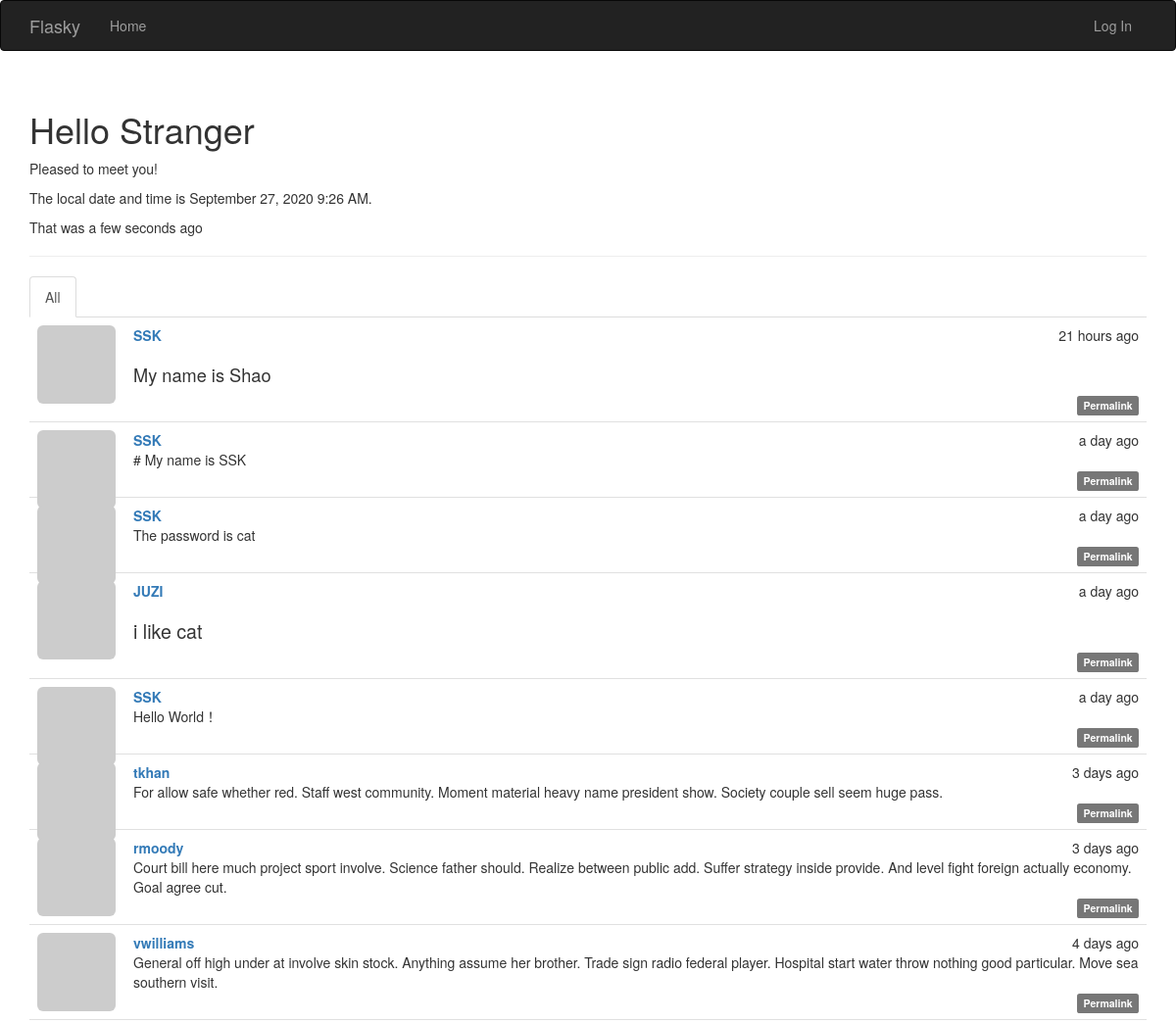
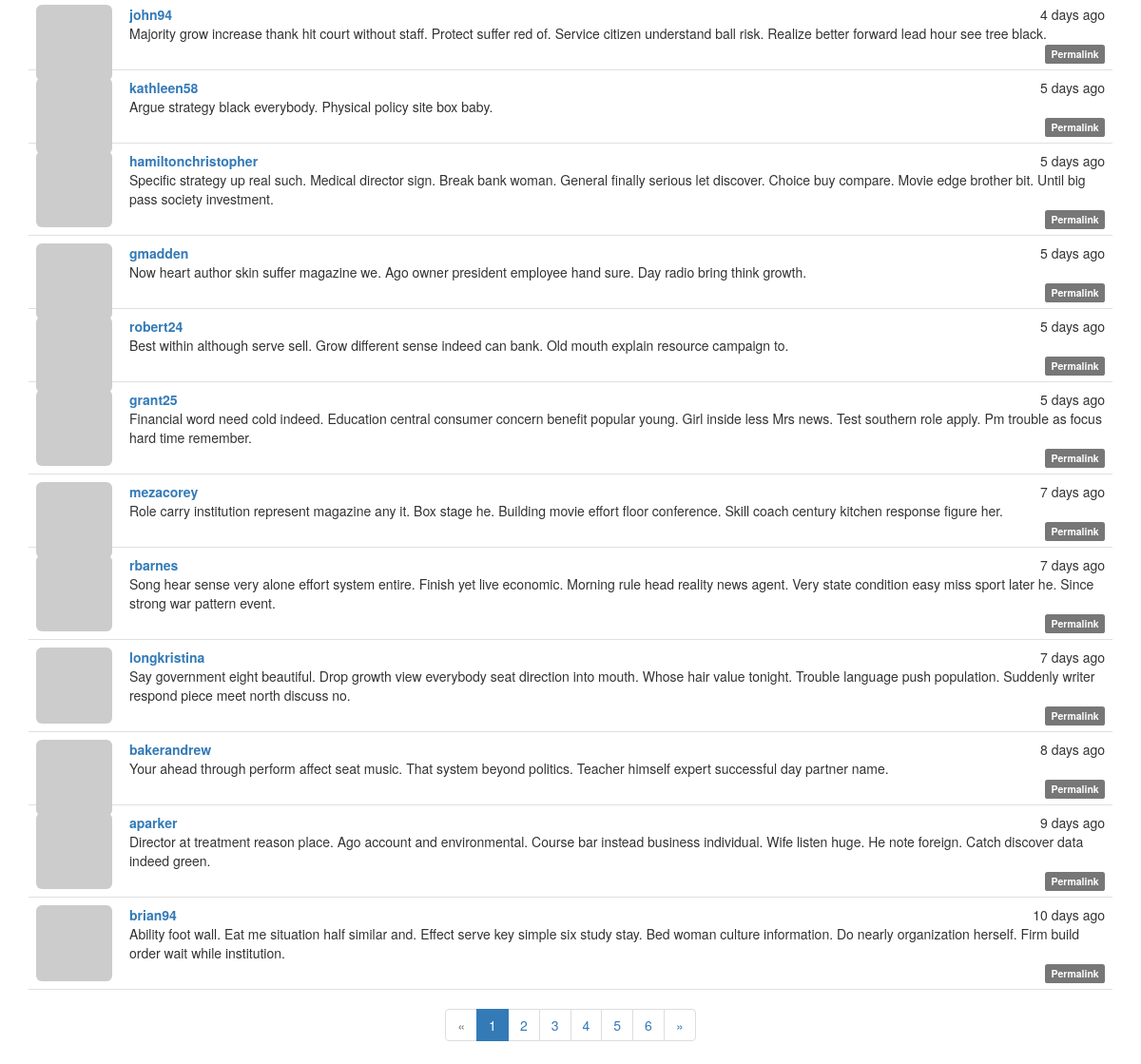
The page / on the database its author committed (2 pictures, top to bottom).
### app/models.py (models this page shows, shortened)
class Post(db.Model):
    __tablename__='posts'
    id = db.Column(db.Integer,primary_key=True)
    body = db.Column(db.Text)
    timestamp = db.Column(db.DateTime,index=True,default=datetime.utcnow)
    author_id = db.Column(db.Integer,db.ForeignKey('users.id'))
    body_html = db.Column(db.Text)

class User(UserMixin,db.Model):
    __tablename__='users'
    id = db.Column(db.Integer,primary_key=True)
    email = db.Column(db.String(64),unique=True,index=True)
    role_id = db.Column(db.Integer,db.ForeignKey('roles.id'))
    username = db.Column(db.String(64), unique=True, index=True)
    password_hash=db.Column(db.String(128))
    confirmed = db.Column(db.Boolean,default=False)
    name = db.Column(db.String(64))
    location = db.Column(db.String(64))
    about_me = db.Column(db.Text())
    member_since = db.Column(db.DateTime(),default=datetime.utcnow)
    last_seen = db.Column(db.DateTime(),default=datetime.utcnow)
    avatar_hash = db.Column(db.String(32))
    posts = db.relationship('Post',backref='author',lazy='dynamic')
    followed = db.relationship('Follow',
                               foreign_keys=[Follow.follower_id],
                               backref=db.backref('follower', lazy='joined'),
                               lazy='dynamic',
                               cascade='all, delete-orphan')
    followers = db.relationship('Follow',
                                foreign_keys=[Follow.followed_id],
                                backref=db.backref('followed', lazy='joined'),
                                lazy='dynamic',
                                cascade='all, delete-orphan')
    def gravatar_hash(self):
        return hashlib.md5(self.email.lower().encode('utf-8')).hexdigest()
    def gravatar(self,size=100,default='identicon',ratting='g'):
        if request.is_secure:
            url = 'https://secure.gravatar.com/avatar'
        else:
            url = 'http://www.gravatar.com/avatar'
        hash = self.gravatar_hash() or self.avatar_hash
        return '{url}/{hash}?s={size}&d={default}&r={ratting}'.format(url=url,hash=hash,size=size,default=default,ratting=ratting)
    @property
    def password(self):
        raise AttributeError('password is not a readable attribute')

### app/main/views.py (the view)
@main.route('/', methods=['GET', 'POST'])
def index():
    form = PostForm()
    if current_user.can(Permission.WRITE) and form.validate_on_submit():
        post = Post(body=form.body.data,author=current_user._get_current_object())
        db.session.add(post)
        db.session.commit()
        return redirect(url_for('.index'))
    show_followed = False
    if current_user.is_authenticated:
        show_followed = bool(request.cookies.get('show_followed',''))
    if show_followed:
        query = current_user.followed_posts
    else:
        query = Post.query
    page = request.args.get('page',1,type=int)
    pagination = query.order_by(Post.timestamp.desc()).paginate(
        page,per_page=current_app.config['FLASKY_POSTS_PER_PAGE'],error_out=False)
    posts = pagination.items
    return render_template('index.html',form=form,posts=posts,
                           show_followed=show_followed,pagination=pagination,current_time=datetime.utcnow())

### app/auth/views.py (called while the page is built)
@auth.before_app_request
def before_request():
    if current_user.is_authenticated:
        current_user.ping()
        if not current_user.confirmed \
                and request.blueprint != 'auth' \
                and request.endpoint != 'static':
            return redirect(url_for('auth.unconfirmed'))

### app/main/__init__.py (called while the page is built)
@main.app_context_processor
def inject_permissions():
    return dict(Permission=Permission)

### app/models.py (called while the page is built)
    def can(self,permissions):
        return False

    def is_administrator(self):
        return False

### app/templates/index.html (shortened to what this page needs)
{% extends "base.html" %}
{% import "bootstrap/wtf.html" as wtf %}
{% import "_macros.html" as macros %}
{% block styles %}
{{ super() }}
<link rel="stylesheet" href="{{ url_for('static', filename='styles.css') }}">
{% endblock %}
{% block page_content %}
<div class="page-header">
    <h1>Hello {% if current_user.is_authenticated %}{{ current_user.username }}{% else %}Stranger{% endif %}</h1>
    {% if not known %}
    <p>Pleased to meet you!</p>
    {% else %}
    <p>Happy to meet you again!</p>
    {% endif %}
    <p>The local date and time is {{ moment(current_time).format('LLL') }}.</p>
    <p>That was {{ moment(current_time).fromNow(refresh=True) }}</p>
</div>
<div class="post-tabs">
    <ul class="nav nav-tabs">
        <li{% if not show_followed %} class="active"{% endif %}><a href="{{ url_for('.show_all') }}">All</a></li>
    </ul>
    {% include '_posts.html' %}
</div>
<div class="pagination">
    {{ macros.pagination_widget(pagination,'.index') }}
</div>
{% endblock %}

### app/templates/_posts.html (shortened to what this page needs)
<ul class="posts">
    {% for post in posts %}
    <li class="post">
        <div class="profile-thumbnail">
            <a href="{{ url_for('.user',username=post.author.username) }}">
                <img class="img-rounded profile-thumbnail" src="{{ post.author.gravatar(size=40) }}">
            </a>
        </div>
        <div class="post-content">
            <div class="post-date">{{ moment(post.timestamp).fromNow() }}</div>
            <div class="post-author">
                <a href="{{ url_for('.user',username=post.author.username) }}">
                    {{ post.author.username }}
                </a>
            </div>
            <div class="post-body">
                {% if post.body_html %}
                    {{ post.body_html|safe }}
                {% else %}
                    {{ post.body }}
                {% endif %}
            </div>
            <div class="post-footer">
                <a href="{{ url_for('.post', id=post.id) }}">
                    <span class="label label-default">Permalink</span>
                </a>
            </div>
        </div>
    </li>
    {% endfor %}
</ul>

### app/static/styles.css (style rules this page uses)
.profile-thumbnail { position: absolute; }
div.post-tabs { margin-top: 16px; }
ul.posts { list-style-type: none; padding: 0px; margin: 16px 0px 0px 0px; border-top: 1px solid #e0e0e0; }
div.post-tabs ul.posts { margin: 0px; border-top: none; }
ul.posts li.post { padding: 8px; border-bottom: 1px solid #e0e0e0; }
div.post-date { float: right; }
div.post-author { font-weight: bold; margin-left: 50px; }
div.post-body { margin-left: 50px; }
div.post-content { margin-left: 48px; min-height: 48px; }
div.post-footer { text-align: right; }
div.pagination { width: 100%; text-align: center; padding: 0px; margin: 0px; }
.post-body h1 { font-size: 140%; }
.post-body h2 { font-size: 130%; }

### rows shown on the page
Post: timestamp "21 hours ago", author.username "SSK", body_html "My name is Shao"
Post: timestamp "a day ago", author.username "SSK", body "# My name is SSK"
Post: timestamp "a day ago", author.username "SSK", body "The password is cat"
Post: timestamp "a day ago", author.username "JUZI", body_html "i like cat"
Post: timestamp "a day ago", author.username "SSK", body "Hello World！"
Post: timestamp "3 days ago", author.username "tkhan", body "For allow safe whether red. Staff west community. Moment material heavy name president show. Society couple sell seem huge pass."
Post: timestamp "3 days ago", author.username "rmoody", body "Court bill here much project sport involve. Science father should. Realize between public add. Suffer strategy inside provide. And level fight foreign actually economy. Goal agree cut."
Post: timestamp "4 days ago", author.username "vwilliams", body "General off high under at involve skin stock. Anything assume her brother. Trade sign radio federal player. Hospital start water throw nothing good particular. Move sea southern visit."
Post: timestamp "4 days ago", author.username "john94", body "Majority grow increase thank hit court without staff. Protect suffer red of. Service citizen understand ball risk. Realize better forward lead hour see tree black."
Post: timestamp "5 days ago", author.username "kathleen58", body "Argue strategy black everybody. Physical policy site box baby."
Post: timestamp "5 days ago", author.username "hamiltonchristopher", body "Specific strategy up real such. Medical director sign. Break bank woman. General finally serious let discover. Choice buy compare. Movie edge brother bit. Until big pass society investment."
Post: timestamp "5 days ago", author.username "gmadden", body "Now heart author skin suffer magazine we. Ago owner president employee hand sure. Day radio bring think growth."
Post: timestamp "5 days ago", author.username "robert24", body "Best within although serve sell. Grow different sense indeed can bank. Old mouth explain resource campaign to."
Post: timestamp "5 days ago", author.username "grant25", body "Financial word need cold indeed. Education central consumer concern benefit popular young. Girl inside less Mrs news. Test southern role apply. Pm trouble as focus hard time remember."
Post: timestamp "7 days ago", author.username "mezacorey", body "Role carry institution represent magazine any it. Box stage he. Building movie effort floor conference. Skill coach century kitchen response figure her."
Post: timestamp "7 days ago", author.username "rbarnes", body "Song hear sense very alone effort system entire. Finish yet live economic. Morning rule head reality news agent. Very state condition easy miss sport later he. Since strong war pattern event."
Post: timestamp "7 days ago", author.username "longkristina", body "Say government eight beautiful. Drop growth view everybody seat direction into mouth. Whose hair value tonight. Trouble language push population. Suddenly writer respond piece meet north discuss no."
Post: timestamp "8 days ago", author.username "bakerandrew", body "Your ahead through perform affect seat music. That system beyond politics. Teacher himself expert successful day partner name."
Post: timestamp "9 days ago", author.username "aparker", body "Director at treatment reason place. Ago account and environmental. Course bar instead business individual. Wife listen huge. He note foreign. Catch discover data indeed green."
Post: timestamp "10 days ago", author.username "brian94", body "Ability foot wall. Eat me situation half similar and. Effect serve key simple six study stay. Bed woman culture information. Do nearly organization herself. Firm build order wait while institution."

### other values the page prints
{{ p }} "1"
{{ p }} "2" "3" "4" "5" "6"
